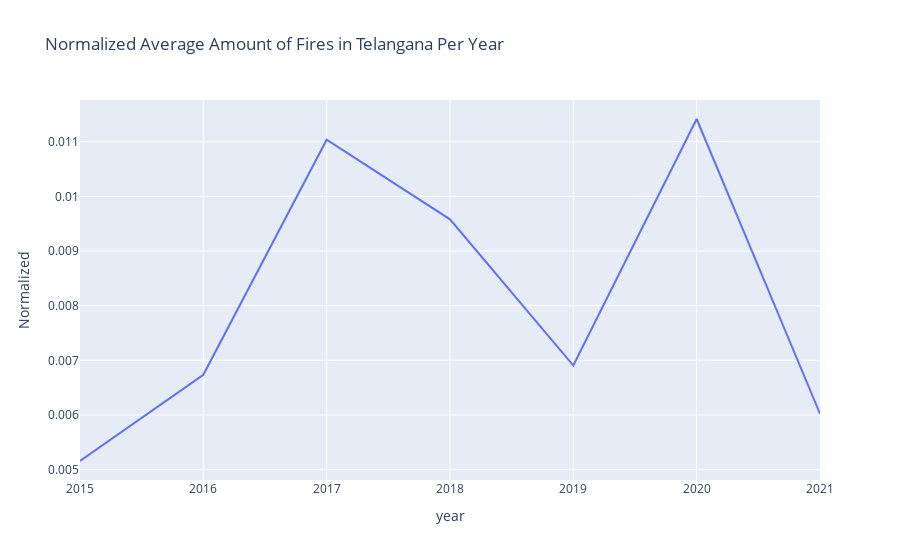

Notebook code cell kept with this figure:
### Markdown cell above
# Normalized Average Amount of Fires Per Year and Per Month

### Code cell
df = new_geo_district.groupby('year')['Normalized'].mean().reset_index()
fig = px.line(df, x="year", y="Normalized", title='Normalized Average Amount of Fires in Telangana Per Year')
fig.show()

### Figure 1 — Plotly figure (JSON) as saved in the notebook; plotly's stock layout.template omitted (floating-point values rounded to 4 significant figures)
{"data": [{"hovertemplate": "year=%{x}<br>Normalized=%{y}<extra></extra>", "legendgroup": "", "line": {"color": "#636efa", "dash": "solid"}, "mode": "lines", "name": "", "orientation": "v", "showlegend": false, "type": "scatter", "x": [2015, 2016, 2017, 2018, 2019, 2020, 2021], "xaxis": "x", "y": [0.005158, 0.006735, 0.01104, 0.009579, 0.006904, 0.01142, 0.006023], "yaxis": "y"}], "layout": {"legend": {"tracegroupgap": 0}, "title": {"text": "Normalized Average Amount of Fires in Telangana Per Year"}, "xaxis": {"anchor": "y", "domain": [0, 1], "title": {"text": "year"}}, "yaxis": {"anchor": "x", "domain": [0, 1], "title": {"text": "Normalized"}}}}
